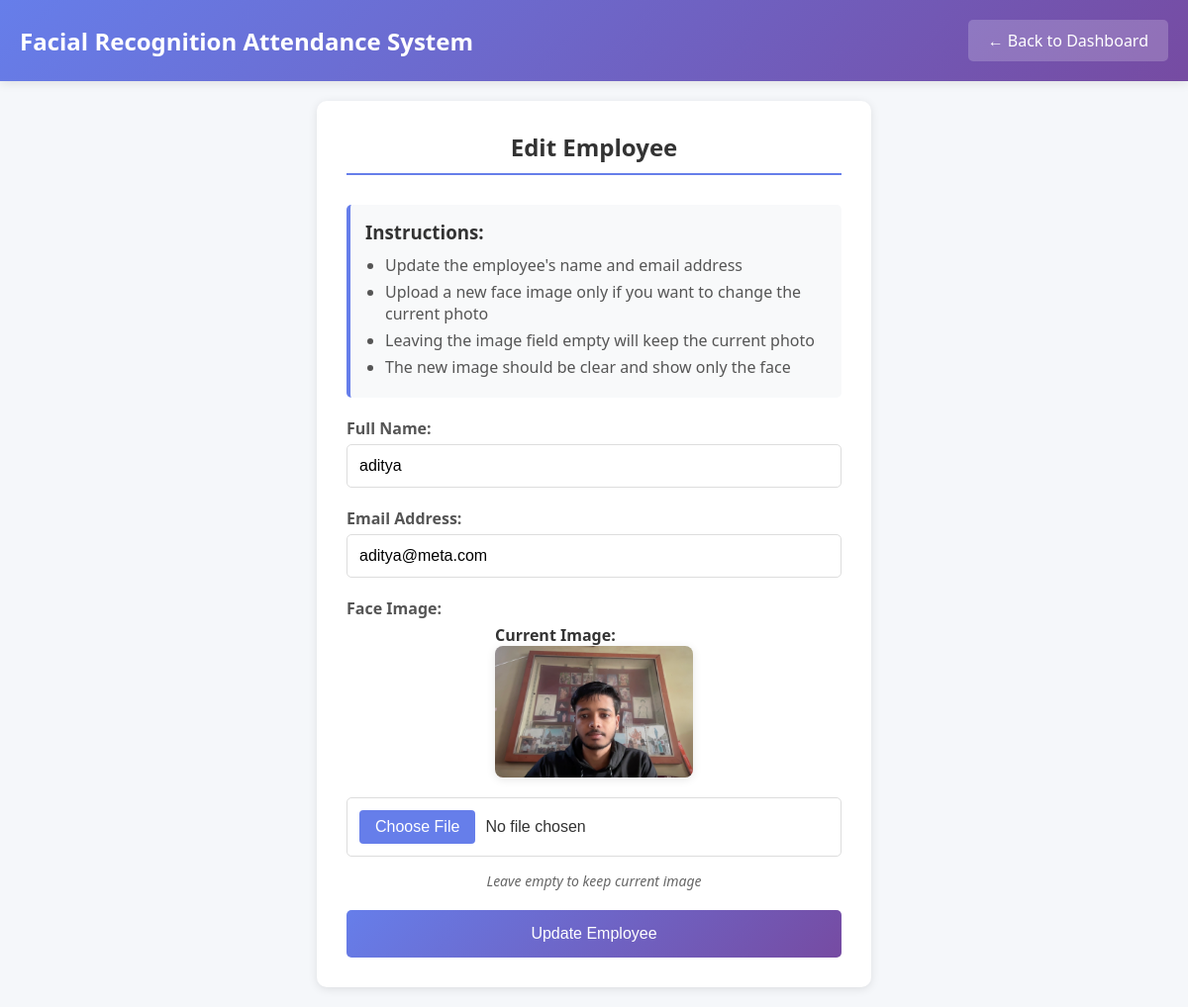
The app's page /edit_employee/3 (signed in) with its own data.
### tables this page shows
CREATE TABLE employees (
                        id INTEGER PRIMARY KEY AUTOINCREMENT,
                        name TEXT NOT NULL,
                        email TEXT UNIQUE,
                        face_encoding TEXT NOT NULL,
                        image_path TEXT,
                        created_at TIMESTAMP DEFAULT CURRENT_TIMESTAMP
                    );

### app.py (the view, shortened to what this page needs)
@app.route('/edit_employee/<int:employee_id>', methods=['GET', 'POST'])
def edit_employee(employee_id):
    if 'admin_id' not in session:
        return redirect(url_for('login'))
    conn = get_db_connection()
    employee = conn.execute('SELECT * FROM employees WHERE id = ?', (employee_id,)).fetchone()
    conn.close()
    if not employee:
        flash('Employee not found', 'error')
        return redirect(url_for('dashboard'))
    return render_template('edit_employee.html', employee=employee)

### app.py (called while the page is built)
def get_db_connection():
    conn = sqlite3.connect('attendance.db')
    conn.row_factory = sqlite3.Row
    return conn

### templates/edit_employee.html (shortened to what this page needs)
<!DOCTYPE html>
<html lang="en">
<head>
</head>
<body>
    <div class="header">
        <h1>Facial Recognition Attendance System</h1>
        <a href="{{ url_for('dashboard') }}" class="back-btn">← Back to Dashboard</a>
    </div>
    <div class="container">
        <div class="form-container">
            <h2>Edit Employee</h2>
            <div class="instructions">
                <h3>Instructions:</h3>
                <ul>
                    <li>Update the employee's name and email address</li>
                    <li>Upload a new face image only if you want to change the current photo</li>
                    <li>Leaving the image field empty will keep the current photo</li>
                    <li>The new image should be clear and show only the face</li>
                </ul>
            </div>
            <form method="POST" enctype="multipart/form-data" id="editEmployeeForm">
                <div class="form-group">
                    <label for="name">Full Name:</label>
                    <input type="text" id="name" name="name" value="{{ employee.name }}" required placeholder="Enter employee's full name">
                </div>
                <div class="form-group">
                    <label for="email">Email Address:</label>
                    <input type="email" id="email" name="email" value="{{ employee.email }}" required placeholder="Enter employee's email">
                </div>
                <div class="form-group">
                    <label for="face_image">Face Image:</label>
                    <div class="image-section">
                        {% if employee.image_path %}
                            <div>
                                <p><strong>Current Image:</strong></p>
                                <img src="{{ url_for('static', filename=employee.image_path) }}" alt="Current employee photo" class="current-image">
                            </div>
                        {% endif %}
                        <div class="file-input-container">
                            <input type="file" id="face_image" name="face_image" class="file-input" accept="image/*">
                        </div>
                        <p class="optional-note">Leave empty to keep current image</p>
                    </div>
                </div>
                <button type="submit">Update Employee</button>
            </form>
        </div>
    </div>
</body>
</html>

### templates/edit_employee.html (style rules this page uses)
* { margin: 0; padding: 0; box-sizing: border-box; }
body { font-family: 'Segoe UI', Tahoma, Geneva, Verdana, sans-serif; background: #f5f7fa; color: #333; }
.header { background: linear-gradient(135deg, #667eea 0%, #764ba2 100%); color: white; padding: 20px; display: flex; justify-content: space-between; align-items: center; box-shadow: 0 2px 10px rgba(0, 0, 0, 0.1); }
.header h1 { font-size: 24px; }
.back-btn { background: rgba(255, 255, 255, 0.2); color: white; padding: 10px 20px; border-radius: 5px; text-decoration: none; transition: background 0.3s ease; }
.container { max-width: 600px; margin: 0 auto; padding: 20px; }
.form-container { background: white; padding: 30px; border-radius: 10px; box-shadow: 0 2px 10px rgba(0, 0, 0, 0.1); }
h2 { text-align: center; color: #333; margin-bottom: 30px; border-bottom: 2px solid #667eea; padding-bottom: 10px; }
.form-group { margin-bottom: 20px; }
label { display: block; margin-bottom: 5px; color: #555; font-weight: bold; }
input[type="text"], input[type="email"] { width: 100%; padding: 12px; border: 1px solid #ddd; border-radius: 5px; font-size: 16px; box-sizing: border-box; }
.file-input-container { position: relative; display: inline-block; width: 100%; }
.file-input { width: 100%; padding: 12px; border: 1px solid #ddd; border-radius: 5px; font-size: 16px; box-sizing: border-box; background: white; }
.current-image { max-width: 200px; max-height: 200px; border-radius: 8px; box-shadow: 0 2px 10px rgba(0, 0, 0, 0.1); }
.image-section { display: flex; flex-direction: column; align-items: center; gap: 15px; }
button { width: 100%; padding: 15px; background: linear-gradient(135deg, #667eea 0%, #764ba2 100%); color: white; border: none; border-radius: 5px; font-size: 16px; cursor: pointer; transition: background 0.3s ease; }
.instructions { background: #f8f9fa; padding: 15px; border-radius: 5px; margin-bottom: 20px; border-left: 4px solid #667eea; }
.instructions h3 { margin-bottom: 10px; color: #333; }
.instructions ul { margin-left: 20px; }
.instructions li { margin-bottom: 5px; color: #555; }
.optional-note { font-style: italic; color: #666; font-size: 14px; }

### records on screen
employees: name "aditya", email "aditya@meta.com", image_path (picture)
